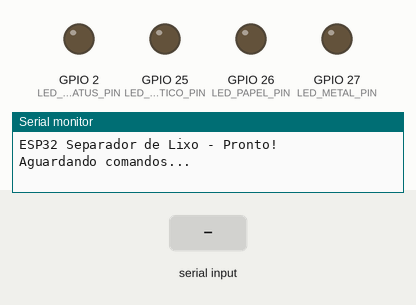
A sketch run on a simulated ESP32. Shown: output pins drawn as LEDs (lit = HIGH), the last lines printed to the serial monitor. Inputs (shaded band) come from the test bench.

Above: at 2.4 s.
2.5 s: "plastico\n" received over Serial
At 4.4 s:
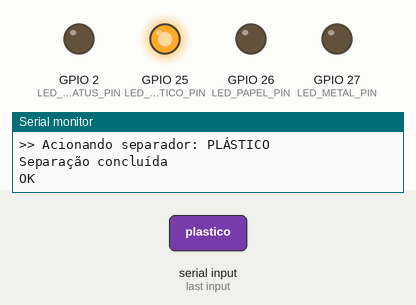
5.5 s: "papel\n" received over Serial
At 7.9 s:
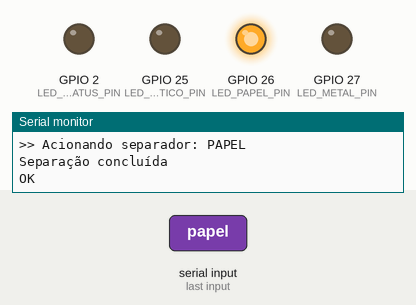
8.5 s: "metal\n" received over Serial
At 11.4 s:
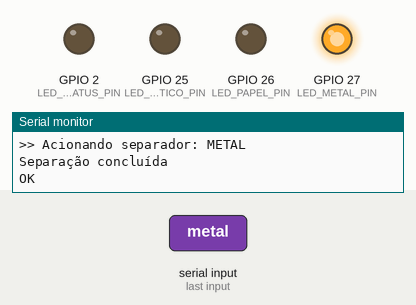
Timing chart, 0 to 12.9 s (numbered marks = the images above; inputs shaded):
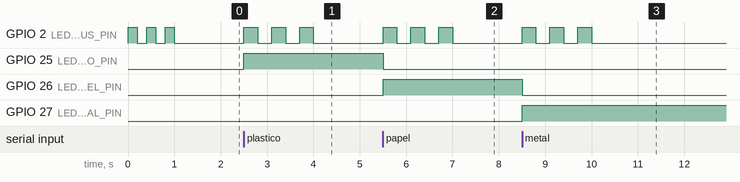

Measured:
- after the input at 2.5 s, GPIO 2 (LED_STATUS_PIN): alternates HIGH for 0.30 s and LOW for 0.30 s, 6 changes in all, then stays LOW, starting at once; GPIO 25 (LED_PLASTICO_PIN): LOW → HIGH at once
- after the input at 5.5 s, GPIO 2 (LED_STATUS_PIN): alternates HIGH for 0.30 s and LOW for 0.30 s, 6 changes in all, then stays LOW, starting at once; GPIO 25 (LED_PLASTICO_PIN): HIGH → LOW at once; GPIO 26 (LED_PAPEL_PIN): LOW → HIGH at once
- after the input at 8.5 s, GPIO 2 (LED_STATUS_PIN): alternates HIGH for 0.30 s and LOW for 0.30 s, 6 changes in all, then stays LOW, starting at once; GPIO 26 (LED_PAPEL_PIN): HIGH → LOW at once; GPIO 27 (LED_METAL_PIN): LOW → HIGH at once

The sketch:

separador_lixo_serial.ino
```cpp
/*
 * ============================================================
 * Separador de Lixo Inteligente - Código do ESP32
 * ============================================================
 *
 * Este código roda no ESP32 e recebe o tipo de lixo
 * detectado pelo sistema Python via Serial (USB).
 *
 * O ESP32 lê a string recebida e pode acionar servos,
 * motores ou LEDs para separar o lixo.
 *
 * Comunicação: Serial @ 115200 baud
 * Formato: string terminada com '\n'
 * Valores possíveis: "plastico", "papel", "metal", "nenhum"
 * ============================================================
 */

// ── Definição dos pinos ──
// Ajuste conforme sua montagem física
#define SERVO_PLASTICO_PIN  13
#define SERVO_PAPEL_PIN     12
#define SERVO_METAL_PIN     14

#define LED_PLASTICO_PIN    25
#define LED_PAPEL_PIN       26
#define LED_METAL_PIN       27
#define LED_STATUS_PIN       2  // LED embutido do ESP32

// ── Variáveis globais ──
String receivedData = "";

void setup() {
    // Inicializa comunicação serial
    Serial.begin(115200);

    // Configura pinos dos LEDs como saída
    pinMode(LED_PLASTICO_PIN, OUTPUT);
    pinMode(LED_PAPEL_PIN, OUTPUT);
    pinMode(LED_METAL_PIN, OUTPUT);
    pinMode(LED_STATUS_PIN, OUTPUT);

    // Desliga todos os LEDs
    resetLEDs();

    // Pisca LED de status para indicar que está pronto
    for (int i = 0; i < 3; i++) {
        digitalWrite(LED_STATUS_PIN, HIGH);
        delay(200);
        digitalWrite(LED_STATUS_PIN, LOW);
        delay(200);
    }

    Serial.println("ESP32 Separador de Lixo - Pronto!");
    Serial.println("Aguardando comandos...");
}

void loop() {
    // Verifica se há dados disponíveis na serial
    if (Serial.available() > 0) {
        // Lê a string até o caractere de nova linha
        receivedData = Serial.readStringUntil('\n');
        receivedData.trim();  // Remove espaços e \r

        // Processa o tipo de lixo recebido
        processTrashType(receivedData);
    }
}

/**
 * Processa o tipo de lixo recebido e aciona o mecanismo
 * de separação correspondente.
 *
 * @param trashType String com o tipo: "plastico", "papel", "metal" ou "nenhum"
 */
void processTrashType(String trashType) {
    Serial.print("Recebido: ");
    Serial.println(trashType);

    // Reseta todos os LEDs antes de acionar o novo
    resetLEDs();

    if (trashType == "plastico") {
        Serial.println(">> Acionando separador: PLÁSTICO");
        digitalWrite(LED_PLASTICO_PIN, HIGH);
        activateSeparator(SERVO_PLASTICO_PIN);

    } else if (trashType == "papel") {
        Serial.println(">> Acionando separador: PAPEL");
        digitalWrite(LED_PAPEL_PIN, HIGH);
        activateSeparator(SERVO_PAPEL_PIN);

    } else if (trashType == "metal") {
        Serial.println(">> Acionando separador: METAL");
        digitalWrite(LED_METAL_PIN, HIGH);
        activateSeparator(SERVO_METAL_PIN);

    } else if (trashType == "nenhum") {
        Serial.println(">> Nenhum lixo detectado");
        // Pisca LED de status brevemente
        digitalWrite(LED_STATUS_PIN, HIGH);
        delay(100);
        digitalWrite(LED_STATUS_PIN, LOW);

    } else {
        Serial.print(">> Tipo desconhecido: ");
        Serial.println(trashType);
    }

    // Envia confirmação de volta ao Python
    Serial.println("OK");
}

/**
 * Aciona o mecanismo de separação (servo motor).
 *
 * TODO: Implementar controle real do servo motor.
 * Por enquanto, simula com um delay.
 *
 * @param servoPin Pino do servo motor a ser acionado
 */
void activateSeparator(int servoPin) {
    // Aqui você implementaria o controle do servo motor
    // Exemplo com a biblioteca ESP32Servo:
    //
    // #include <ESP32Servo.h>
    // Servo myServo;
    // myServo.attach(servoPin);
    // myServo.write(90);   // Gira para posição de separação
    // delay(2000);          // Mantém por 2 segundos
    // myServo.write(0);    // Retorna à posição original

    // Simulação: LED de status pisca durante "ação"
    for (int i = 0; i < 3; i++) {
        digitalWrite(LED_STATUS_PIN, HIGH);
        delay(300);
        digitalWrite(LED_STATUS_PIN, LOW);
        delay(300);
    }

    Serial.println("Separação concluída");
}

/**
 * Desliga todos os LEDs indicadores.
 */
void resetLEDs() {
    digitalWrite(LED_PLASTICO_PIN, LOW);
    digitalWrite(LED_PAPEL_PIN, LOW);
    digitalWrite(LED_METAL_PIN, LOW);
    digitalWrite(LED_STATUS_PIN, LOW);
}
```
